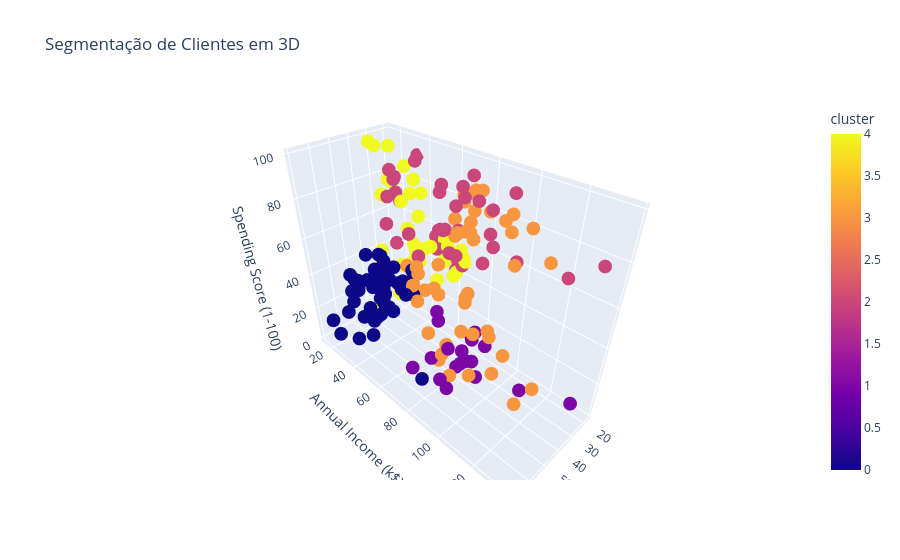
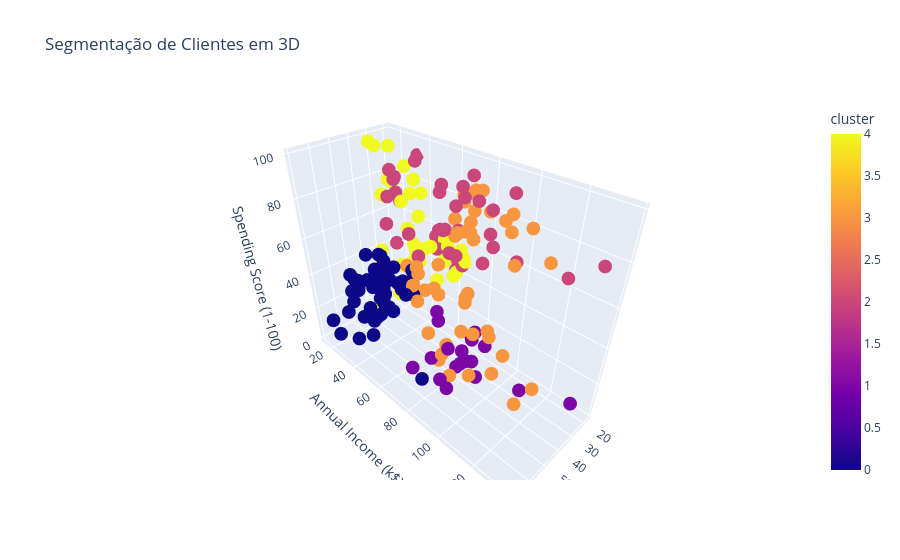

Write notebook code for charts like these, in order.
### Code cell
fig = px.scatter_3d(
    df, 
    x='Age', 
    y='Annual Income (k$)', 
    z='Spending Score (1-100)', 
    color='cluster',
    title="Segmentação de Clientes em 3D"
)
fig.show()

fig = px.scatter_3d(
    df, 
    x='Age', 
    y='Annual Income (k$)', 
    z='Spending Score (1-100)', 
    color='cluster',
    title="Segmentação de Clientes em 3D"
)
fig.show()

### Figure 1 — Plotly figure (JSON) as saved in the notebook; plotly's stock layout.template omitted (floating-point values rounded to 4 significant figures; data arrays with more than 128 entries replaced by an {"elided": "..."} marker saying what was removed)
{"data": [{"hovertemplate": "Age=%{x}<br>Annual Income (k$)=%{y}<br>Spending Score (1-100)=%{z}<br>cluster=%{marker.color}<extra></extra>", "legendgroup": "", "marker": {"color": {"elided": "200 int values"}, "coloraxis": "coloraxis", "symbol": "circle"}, "mode": "markers", "name": "", "scene": "scene", "showlegend": false, "type": "scatter3d", "x": {"elided": "200 int values"}, "y": {"elided": "200 int values"}, "z": {"elided": "200 int values"}}], "layout": {"coloraxis": {"colorbar": {"title": {"text": "cluster"}}, "colorscale": [[0, "#0d0887"], [0.1111, "#46039f"], [0.2222, "#7201a8"], [0.3333, "#9c179e"], [0.4444, "#bd3786"], [0.5556, "#d8576b"], [0.6667, "#ed7953"], [0.7778, "#fb9f3a"], [0.8889, "#fdca26"], [1, "#f0f921"]]}, "legend": {"tracegroupgap": 0}, "scene": {"domain": {"x": [0, 1], "y": [0, 1]}, "xaxis": {"title": {"text": "Age"}}, "yaxis": {"title": {"text": "Annual Income (k$)"}}, "zaxis": {"title": {"text": "Spending Score (1-100)"}}}, "title": {"text": "Segmentação de Clientes em 3D"}}}

### Figure 2 — Plotly figure (JSON) as saved in the notebook; plotly's stock layout.template omitted (floating-point values rounded to 4 significant figures; data arrays with more than 128 entries replaced by an {"elided": "..."} marker saying what was removed)
{"data": [{"hovertemplate": "Age=%{x}<br>Annual Income (k$)=%{y}<br>Spending Score (1-100)=%{z}<br>cluster=%{marker.color}<extra></extra>", "legendgroup": "", "marker": {"color": {"elided": "200 int values"}, "coloraxis": "coloraxis", "symbol": "circle"}, "mode": "markers", "name": "", "scene": "scene", "showlegend": false, "type": "scatter3d", "x": {"elided": "200 int values"}, "y": {"elided": "200 int values"}, "z": {"elided": "200 int values"}}], "layout": {"coloraxis": {"colorbar": {"title": {"text": "cluster"}}, "colorscale": [[0, "#0d0887"], [0.1111, "#46039f"], [0.2222, "#7201a8"], [0.3333, "#9c179e"], [0.4444, "#bd3786"], [0.5556, "#d8576b"], [0.6667, "#ed7953"], [0.7778, "#fb9f3a"], [0.8889, "#fdca26"], [1, "#f0f921"]]}, "legend": {"tracegroupgap": 0}, "scene": {"domain": {"x": [0, 1], "y": [0, 1]}, "xaxis": {"title": {"text": "Age"}}, "yaxis": {"title": {"text": "Annual Income (k$)"}}, "zaxis": {"title": {"text": "Spending Score (1-100)"}}}, "title": {"text": "Segmentação de Clientes em 3D"}}}
